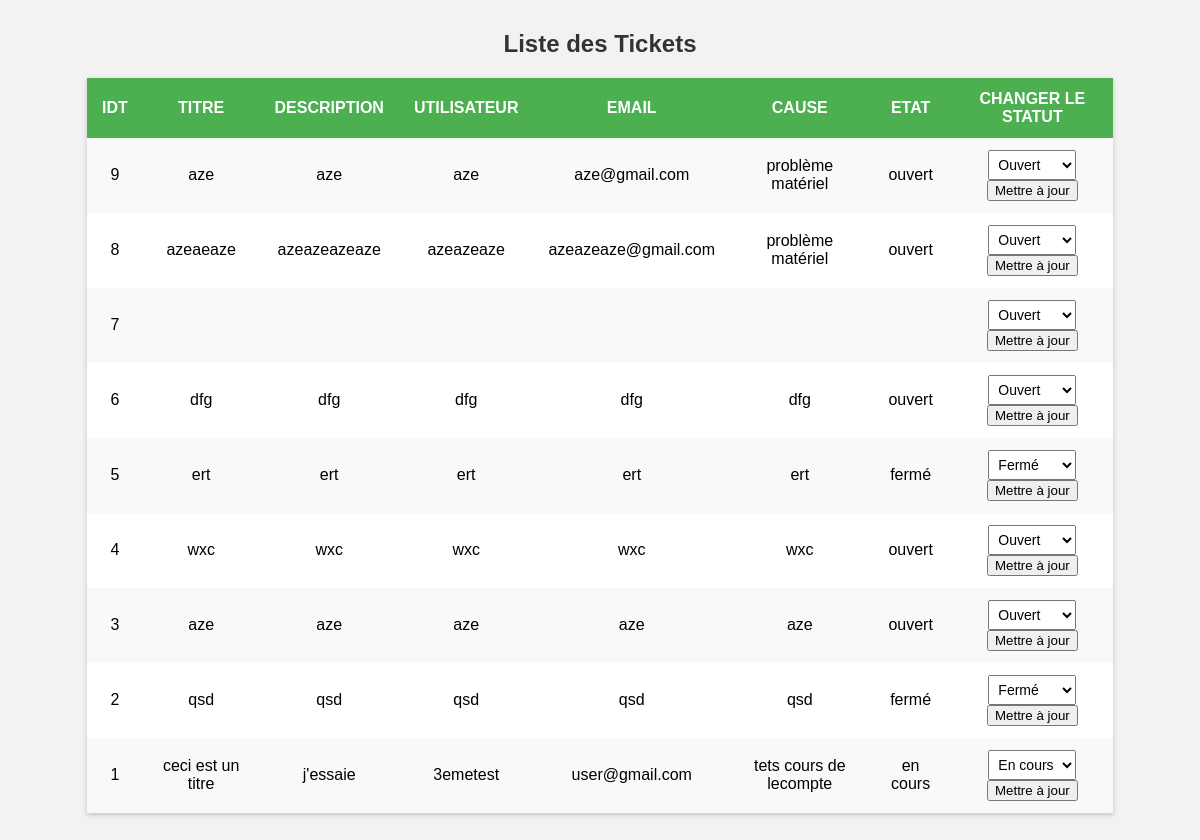
The app's page /seelog.php with its own data.
### tables this page shows
CREATE TABLE `ticket` (
  `idT` int(11) NOT NULL AUTO_INCREMENT,
  `titre` varchar(30) NOT NULL,
  `description` varchar(150) NOT NULL,
  `utilisateur` varchar(30) NOT NULL,
  `email` varchar(30) NOT NULL,
  `cause` varchar(30) NOT NULL,
  `etat` varchar(15) DEFAULT NULL,
  PRIMARY KEY (`idT`)
);

### seelog.php (the view, shortened to what this page needs)
<?php
$host = 'localhost';
$user = 'projet';
$pass = '1234';
$db = 'projet_php';
$mysqli = new mysqli($host, $user, $pass, $db);
$result = $mysqli->query("SELECT * FROM ticket ORDER BY idT DESC");
echo '
<!DOCTYPE html>
<html lang="fr">
<head>
    <meta charset="UTF-8">
    <title>Liste des Tickets</title>
    <style>
        body {
            font-family: Arial, sans-serif;
            margin: 30px;
            background-color: #f2f2f2;
        }
        h2 {
            text-align: center;
            color: #333;
        }
        table {
            border-collapse: collapse;
            width: 90%;
            margin: auto;
            background-color: #fff;
            box-shadow: 0 2px 5px rgba(0,0,0,0.2);
        }
        th, td {
            padding: 12px 15px;
            text-align: center;
        }
        th {
            background-color: #4CAF50;
            color: white;
            text-transform: uppercase;
        }
        tr:nth-child(even) {
            background-color: #f9f9f9;
        }
        tr:hover {
            background-color: #f1f1f1;
        }
        select {
            padding: 5px;
            font-size: 14px;
        }
    </style>
</head>
<body>
';
if ($result && $result->num_rows > 0) {
    echo '<h2>Liste des Tickets</h2>';
    echo '<table>';
    echo '<tr>';
    while ($fieldinfo = $result->fetch_field()) {
        echo '<th>' . htmlspecialchars($fieldinfo->name) . '</th>';
    }
    echo '<th>Changer le statut</th>';
    echo '</tr>';
    while ($row = $result->fetch_assoc()) {
        echo '<tr>';
        foreach ($row as $key => $value) {
            echo '<td>' . htmlspecialchars($value) . '</td>';
        }
        echo '<td>
                <form method="POST" action="">
                    <input type="hidden" name="ticket_id" value="' . $row['idT'] . '">
                    <select name="etat">
                        <option value="ouvert"' . ($row['etat'] == 'ouvert' ? ' selected' : '') . '>Ouvert</option>
                        <option value="en cours"' . ($row['etat'] == 'en cours' ? ' selected' : '') . '>En cours</option>
                        <option value="fermé"' . ($row['etat'] == 'fermé' ? ' selected' : '') . '>Fermé</option>
                    </select>
                    <button type="submit" name="update_status">Mettre à jour</button>
                </form>
              </td>';
        echo '</tr>';
    }
    echo '</table>';
} else {
    echo '<h2>Aucun ticket trouvé.</h2>';
}
echo '
</body>
</html>
';
?>

### seelog.php (style rules this page uses)
body { font-family: Arial, sans-serif; margin: 30px; background-color: #f2f2f2; }
h2 { text-align: center; color: #333; }
table { border-collapse: collapse; width: 90%; margin: auto; background-color: #fff; box-shadow: 0 2px 5px rgba(0,0,0,0.2); }
th, td { padding: 12px 15px; text-align: center; }
th { background-color: #4CAF50; color: white; text-transform: uppercase; }
tr:nth-child(even) { background-color: #f9f9f9; }
select { padding: 5px; font-size: 14px; }

### records on screen
ticket: idT "9", titre "aze", description "aze", utilisateur "aze", email "aze@gmail.com", cause "problème matériel", etat "ouvert", etat "Ouvert"
ticket: idT "8", titre "azeaeaze", description "azeazeazeaze", utilisateur "azeazeaze", email "azeazeaze@gmail.com", cause "problème matériel", etat "ouvert", etat "Ouvert"
ticket: idT "7"
ticket: idT "6", titre "dfg", description "dfg", utilisateur "dfg", email "dfg", cause "dfg", etat "ouvert", etat "Ouvert"
ticket: idT "5", titre "ert", description "ert", utilisateur "ert", email "ert", cause "ert", etat "fermé", etat "Fermé"
ticket: idT "4", titre "wxc", description "wxc", utilisateur "wxc", email "wxc", cause "wxc", etat "ouvert", etat "Ouvert"
ticket: idT "3", titre "aze", description "aze", utilisateur "aze", email "aze", cause "aze", etat "ouvert", etat "Ouvert"
ticket: idT "2", titre "qsd", description "qsd", utilisateur "qsd", email "qsd", cause "qsd", etat "fermé", etat "Fermé"
ticket: idT "1", titre "ceci est un titre", description "j'essaie", utilisateur "3emetest", email "user@gmail.com", cause "tets cours de lecompte", etat "en cours", etat "En cours"

### other values on screen
$fieldinfo->name "IDT"
$fieldinfo->name "TITRE"
$fieldinfo->name "DESCRIPTION"
$fieldinfo->name "UTILISATEUR"
$fieldinfo->name "EMAIL"
$fieldinfo->name "CAUSE"
$fieldinfo->name "ETAT"
